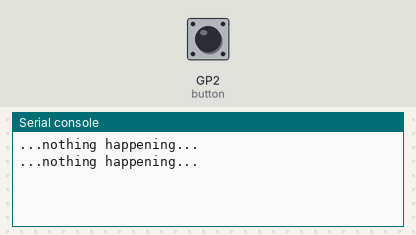
Bench run of a program on a simulated Raspberry Pi Pico running MicroPython. On the bench: the last lines printed to the serial console. The inputs (shaded band) are chosen by the test bench; at power-on: GP2 (button) HIGH.

Above: at 1.2 s.
1.3 s: GP2 (button) pulled LOW for 0.15 s
At 1.9 s:
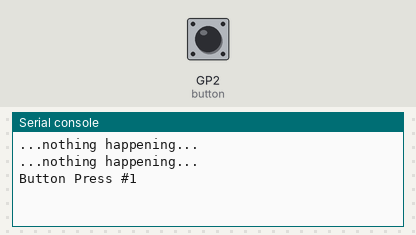
2.9 s: GP2 (button) pulled LOW for 1 s
5.4 s: GP2 (button) pulled LOW for 0.15 s
At 5.9 s:
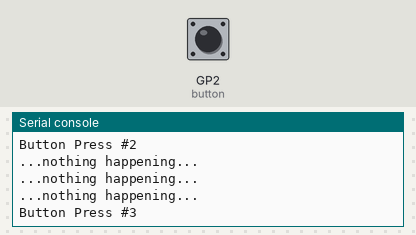

Measured:
- after the input at 1.3 s, the serial console: prints a new line at once (image 1)
- after the input at 5.4 s, the serial console: prints a new line at once (image 2)

The program:

button.py
```python
# BASIC
# from machine import Pin
# import time

# # Wiring
# #
# # * Button/leg1 -> Pin2
# # * Button/leg2 -> GND


# count = 0
# button = Pin(2, Pin.IN, Pin.PULL_UP)

# print("Press the button...")

# while True:
#     if button.value() == 0:
#         count += 1
#         print(f"Button Press #{count}")

#     # Debounce delay
#     time.sleep(0.1)

# -----------------------------------------------------------

# IRQ Based
import time

from machine import Pin

count = 0
button = Pin(2, Pin.IN, Pin.PULL_UP)


def button_handler(pin):
    global count
    count += 1
    print(f"Button Press #{count}")


button.irq(trigger=Pin.IRQ_FALLING, handler=button_handler)

while True:
    # Main program can do other tasks
    print("...nothing happening...")
    time.sleep(1)
```
